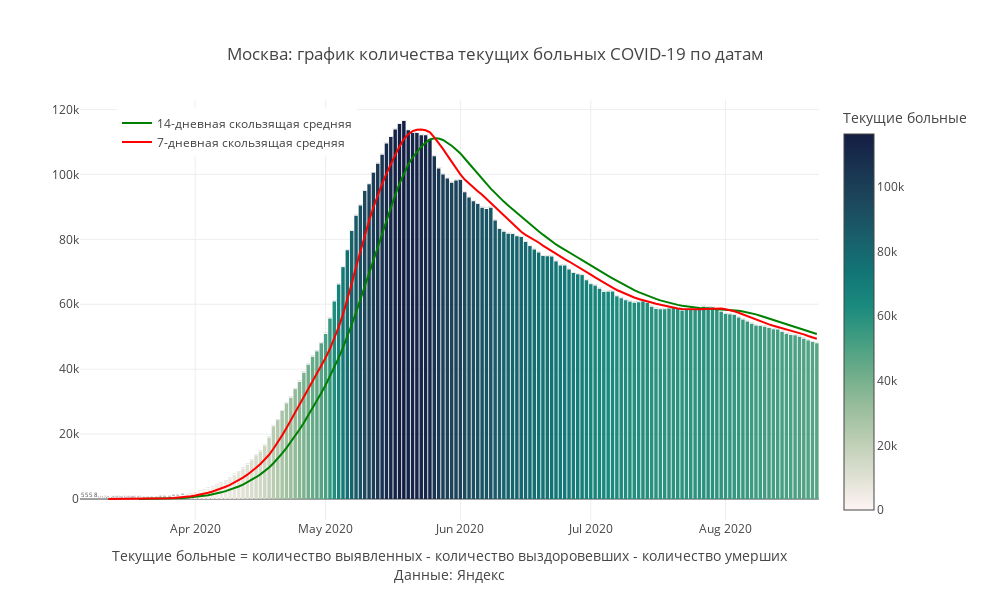

Notebook source saved alongside this figure:
### Code cell
mask = X.Region ==my_region
#mask = (X.Date>'2020-05-01')&(X.Region.isin(regions_towatch))

fig = px.bar(X[mask], x='Date', y="Remaining_ill",color ='Remaining_ill',
             title=f'{my_region}: '+'график количества текущих больных COVID-19 по датам',
              color_continuous_scale= 'tempo',text = 'Remaining_ill',
            labels = {'Day_confirmed' : "Новые заболевшие",'Remaining_ill':'Текущие больные'})
fig.add_trace(
    go.Scatter(
        name='14-дневная скользящая средняя',
        x=X[mask].Date,
        y=X[mask]['MA14_remaining_ill'],
        mode="lines",
        
        line=go.scatter.Line(color="green"),
        showlegend=True)
)

fig.add_trace(
    go.Scatter(
        name = '7-дневная скользящая средняя',
        x=X[mask].Date,
        y=X[mask]['MA7_remaining_ill'],
        mode="lines",
        
        line=go.scatter.Line(color="red"),
        showlegend=True)
)
fig.update_layout(
    annotations=[
#         dict(
#             x='2020-04-13',
#             y=10594,
#             xref="x",
#             yref="y",
#             text="Введение<br>пропускной<br>системы в Москве",
#             showarrow=True,
#             arrowhead=2,
#             ax=0,
#             ay=-60),
#         dict(
#             x='2020-06-09',
#             y=85824,
#             xref="x",
#             yref="y",
#             text="Отмена<br>пропускной<br>системы в Москве",
#             showarrow=True,
#             arrowhead=2,
#             ax=0,
#             ay=-60),
        
        dict(x=0.5,y=-0.15,
            showarrow=False,
            text="",
            xref="paper",
            yref="paper")],
                  title_x = 0.5,
                  title_y= 0.9,
                  title_xanchor = "center",
                  title_yanchor = "bottom", 
                  legend_x = 0.05,legend_y = 0.98,
                  width = 990, height = 600,template = 'gridon',
    
    
                  xaxis_title='Текущие больные = количество выявленных - количество выздоровевших - количество умерших'+
                                '<br>Данные: Яндекс',
    yaxis_title = ' '
)


fig.show()

### Figure 1 — Plotly figure (JSON) as saved in the notebook; plotly's stock layout.template omitted (floating-point values rounded to 4 significant figures; data arrays with more than 128 entries replaced by an {"elided": "..."} marker saying what was removed)
{"data": [{"alignmentgroup": "True", "hovertemplate": "Date=%{x}<br>Текущие больные=%{marker.color}<extra></extra>", "legendgroup": "", "marker": {"color": {"elided": "170 int values"}, "coloraxis": "coloraxis"}, "name": "", "offsetgroup": "", "orientation": "v", "showlegend": false, "text": {"elided": "170 int values"}, "textposition": "auto", "type": "bar", "x": {"elided": "170 str values"}, "xaxis": "x", "y": {"elided": "170 int values"}, "yaxis": "y"}, {"line": {"color": "green"}, "mode": "lines", "name": "14-дневная скользящая средняя", "showlegend": true, "type": "scatter", "x": {"elided": "170 str values"}, "y": {"elided": "170 float values"}}, {"line": {"color": "red"}, "mode": "lines", "name": "7-дневная скользящая средняя", "showlegend": true, "type": "scatter", "x": {"elided": "170 str values"}, "y": {"elided": "170 float values"}}], "layout": {"annotations": [{"showarrow": false, "text": "", "x": 0.5, "xref": "paper", "y": -0.15, "yref": "paper"}], "barmode": "relative", "coloraxis": {"colorbar": {"title": {"text": "Текущие больные"}}, "colorscale": [[0, "rgb(254, 245, 244)"], [0.09091, "rgb(222, 224, 210)"], [0.1818, "rgb(189, 206, 181)"], [0.2727, "rgb(153, 189, 156)"], [0.3636, "rgb(110, 173, 138)"], [0.4545, "rgb(65, 157, 129)"], [0.5455, "rgb(25, 137, 125)"], [0.6364, "rgb(18, 116, 117)"], [0.7273, "rgb(25, 94, 106)"], [0.8182, "rgb(28, 72, 93)"], [0.9091, "rgb(25, 51, 80)"], [1, "rgb(20, 29, 67)"]]}, "height": 600, "legend": {"tracegroupgap": 0, "x": 0.05, "y": 0.98}, "title": {"text": "Москва: график количества текущих больных COVID-19 по датам", "x": 0.5, "xanchor": "center", "y": 0.9, "yanchor": "bottom"}, "width": 990, "xaxis": {"anchor": "y", "domain": [0, 1], "title": {"text": "Текущие больные = количество выявленных - количество выздоровевших - количество умерших<br>Данные: Яндекс"}}, "yaxis": {"anchor": "x", "domain": [0, 1], "title": {"text": " "}}}}
